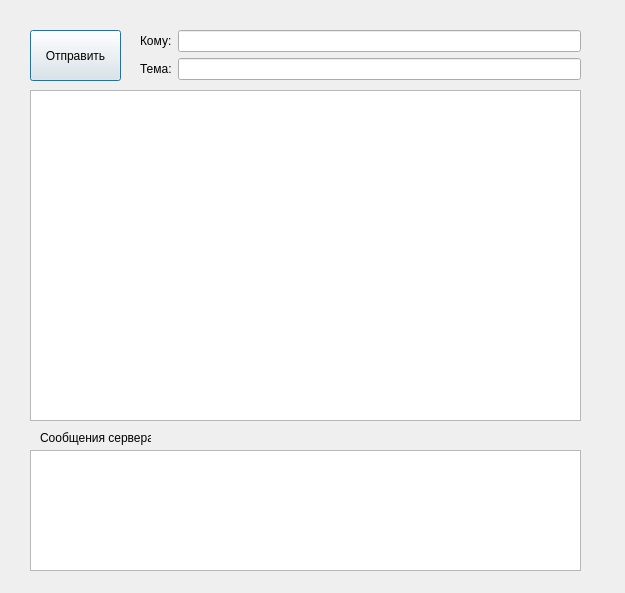
<?xml version="1.0" encoding="UTF-8"?>
<ui version="4.0">
 <class>SendMessage</class>
 <widget class="QDialog" name="SendMessage">
  <property name="geometry">
   <rect>
    <x>0</x>
    <y>0</y>
    <width>625</width>
    <height>593</height>
   </rect>
  </property>
  <property name="windowTitle">
   <string>Отправить сообщение</string>
  </property>
  <widget class="QPushButton" name="sendButton">
   <property name="geometry">
    <rect>
     <x>30</x>
     <y>30</y>
     <width>91</width>
     <height>51</height>
    </rect>
   </property>
   <property name="text">
    <string>Отправить</string>
   </property>
  </widget>
  <widget class="QWidget" name="formLayoutWidget">
   <property name="geometry">
    <rect>
     <x>140</x>
     <y>30</y>
     <width>441</width>
     <height>51</height>
    </rect>
   </property>
   <layout class="QFormLayout" name="formLayout">
    <item row="0" column="0">
     <widget class="QLabel" name="label">
      <property name="text">
       <string>Кому:</string>
      </property>
     </widget>
    </item>
    <item row="0" column="1">
     <widget class="QLineEdit" name="to"/>
    </item>
    <item row="1" column="0">
     <widget class="QLabel" name="label_2">
      <property name="text">
       <string>Тема:</string>
      </property>
     </widget>
    </item>
    <item row="1" column="1">
     <widget class="QLineEdit" name="subject"/>
    </item>
   </layout>
  </widget>
  <widget class="QTextEdit" name="serverMessages">
   <property name="geometry">
    <rect>
     <x>30</x>
     <y>450</y>
     <width>551</width>
     <height>121</height>
    </rect>
   </property>
   <property name="readOnly">
    <bool>true</bool>
   </property>
  </widget>
  <widget class="QLabel" name="label_3">
   <property name="geometry">
    <rect>
     <x>40</x>
     <y>430</y>
     <width>111</width>
     <height>16</height>
    </rect>
   </property>
   <property name="text">
    <string>Сообщения сервера</string>
   </property>
  </widget>
  <widget class="QTextEdit" name="message">
   <property name="geometry">
    <rect>
     <x>30</x>
     <y>90</y>
     <width>551</width>
     <height>331</height>
    </rect>
   </property>
  </widget>
 </widget>
 <resources/>
 <connections/>
</ui>
